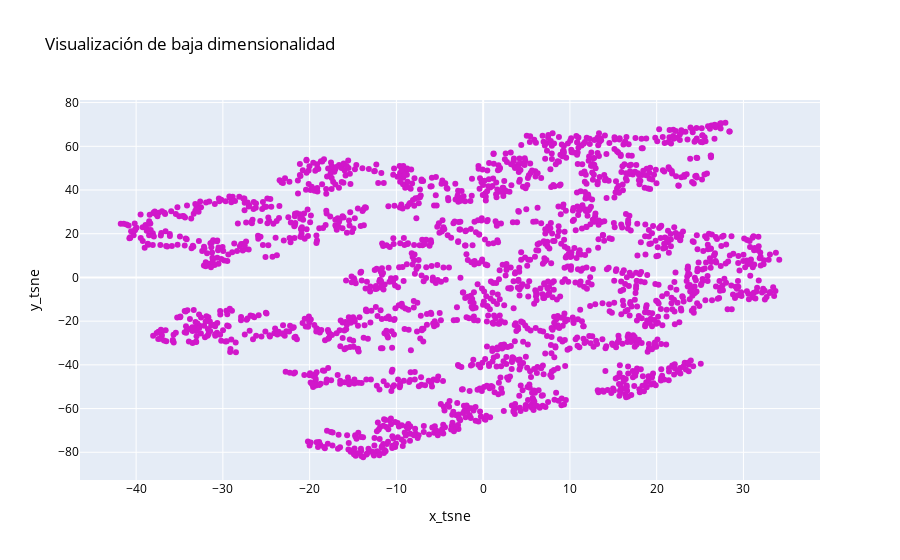

Notebook cell for this chart:
### Code cell
# Visualización de baja dimensionalidad
fig = go.Figure()


fig.add_trace(go.Scatter(x=features_tsne_embedded['x_tsne'], y=features_tsne_embedded['y_tsne'],
                    mode='markers',
                    line_color='#D117CA'))

fig.update_layout(
    title="Visualización de baja dimensionalidad",
    xaxis_title='x_tsne',
    yaxis_title='y_tsne',
    font=dict(
        size=12,
        color="black"
    )
)      
fig.show()

### Figure 1 — Plotly figure (JSON) as saved in the notebook; plotly's stock layout.template omitted (floating-point values rounded to 4 significant figures; data arrays with more than 128 entries replaced by an {"elided": "..."} marker saying what was removed)
{"data": [{"line": {"color": "#D117CA"}, "mode": "markers", "type": "scatter", "x": {"elided": "2089 float values"}, "y": {"elided": "2089 float values"}}], "layout": {"font": {"color": "black", "size": 12}, "title": {"text": "Visualización de baja dimensionalidad"}, "xaxis": {"title": {"text": "x_tsne"}}, "yaxis": {"title": {"text": "y_tsne"}}}}
